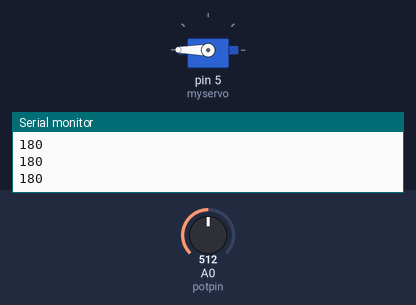
Bench run of a sketch on a simulated Arduino Uno, built with avr-gcc and run on an emulated ATmega328P. On the bench: servo, the last lines printed to the serial monitor. Inputs (shaded band) come from the test bench; at power-on: A0 (potpin) = 512.

Above: at 1.2 s.
1.3 s: A0 (potpin) set to 306
At 2.5 s:
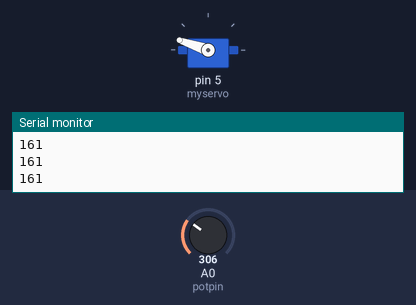
2.8 s: A0 (potpin) set to 122
At 3.4 s:
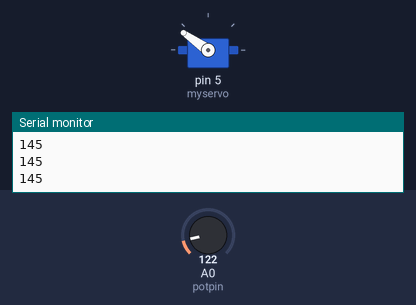
4.3 s: A0 (potpin) set to 0
At 5.5 s:
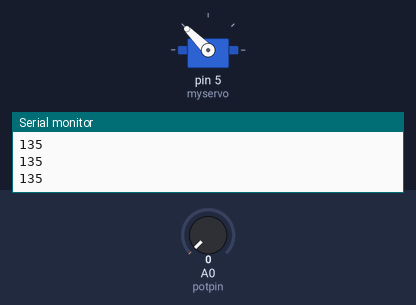
5.8 s: A0 (potpin) set to 716
At 7.1 s:
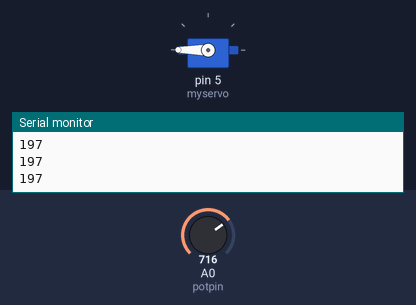
Timing chart, 0 to 8.3 s (numbered marks = the images above; inputs shaded):
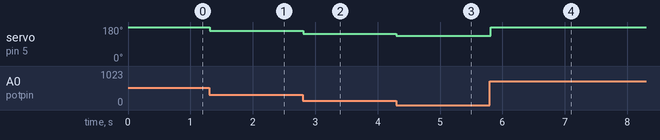

The sketch:

Knob.ino
```cpp
/*
 Controlling a servo position using a potentiometer (variable resistor)
 by Michal Rinott <http://people.interaction-ivrea.it/m.rinott>

 modified on 8 Nov 2013
 by Scott Fitzgerald
 http://www.arduino.cc/en/Tutorial/Knob
*/

#include <Servo.h>

Servo myservo;  // create servo object to control a servo

int potpin = A0;  // analog pin used to connect the potentiometer
int val;    // variable to read the value from the analog pin

void setup() {
  myservo.attach(5);  // attaches the servo on pin 9 to the servo object
  Serial.begin(9600);
  myservo.write(180);
}

void loop() {
  val = analogRead(potpin);            // reads the value of the potentiometer (value between 0 and 1023)
  val = map(val, 0, 1023, 135, 225);     // scale it for use with the servo (value between 0 and 180)
  Serial.println(val);
  myservo.write(val);                  // sets the servo position according to the scaled value
  delay(15);                           // waits for the servo to get there
}
```

Measured:
- after the input at 1.3 s, servo on pin 5 (myservo): 180° → 161° at once
- after the input at 2.8 s, servo on pin 5 (myservo): 161° → 145° at once
- after the input at 4.3 s, servo on pin 5 (myservo): 145° → 135° at once
- after the input at 5.8 s, servo on pin 5 (myservo): 135° → 180° at once
